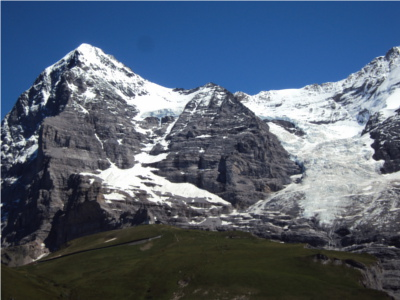
%> input picture XLA_NC/BaoCao/BaoCao/Code/Code8_2_2/1.JPG, 400 x 300 px
$ octave code8_2_2.m   (GNU Octave 9; MATLAB toolbox functions it lacks are replaced by stand-ins)
%> lines starting %> are read from the running program, lines starting %| are printed output that depends on the picture
%%%%%%%%%%%%%%%%%%%%%%%%%%
clear all;
clc;
A1=imread('1.jpg');
%> A1 is the input picture: size 300x400x3 uint8; mean R, G, B 82.9, 95.7, 113.4
subplot(1, 2, 1), imshow(A1)
title(' Source Image A')
B1=imread('2.jpg');
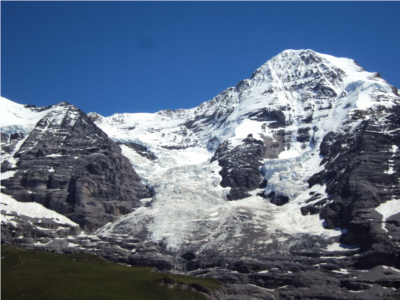
%> input picture XLA_NC/BaoCao/BaoCao/Code/Code8_2_2/2.JPG, 400 x 300 px
%> B1 is the input picture: size 300x400x3 uint8; mean R, G, B 93, 108.6, 131
subplot(1, 2, 2), imshow(B1)
title('Source Image B')

[x,y,rgb]=size(A1);
%> x = 300; y = 400; rgb = 3
% covert jpg to gray
A = rgb2gray(A1);
B = rgb2gray(B1);
%%%%%%%%%%%%%%%%%%%%%%%%%%
[high, wid] = size(A);
%> high = 300; wid = 400
A1=double(A);
%> A1: size 300x400 double
B1=double(B);
%> B1: size 300x400 double
% sub_A=A1(high/2-39:high/2,3*wid/4:3*wid/4+39);
sub_A=A1(high/2-39:high/2,end-39:end);
sub_B1=B1(11:50, 11:50);
mod1=sub_A - sub_B1;
mat1=sum(sum(mod1 .* mod1));
%> mat1 = 10323164
mat_best = mat1;
%> mat_best = 10323164
for x1 = 1:40:wid - 40
    for y1 = 1:40:high - 40
        sub_B = B1(y1:y1 + 39, x1:x1 + 39);
        mod = sub_A - sub_B;
        mat = sum(sum(mod .* mod));
        if mat <= mat_best
            mat_best = mat;
            xx = x1;
            yy = y1;
        end
    end
end
%> after the loop, mat_best = 7639441; xx = 201; yy = 41
x = xx; % custom settings
%> x = 201
y = yy;
%> y = 41
for x2 = xx - 40:xx
    for y2 = yy - 20:yy + 80
        sub_B2 = B1(y2:y2 + 39, x2:x2 + 39);
        mod2 = sub_A - sub_B2;
        mat2 = sum(sum(mod2 .* mod2));
        if mat2 <= mat_best
            mat_best = mat2;
            x = x2;
            y = y2;
        end
    end
end
%> this loop made 41 passes
%> after the loop, mat_best = 7267469; x = 161; y = 67
% [4 lines of commented-out code are left out]
%%%%%%%%%%%%%%%%%%%%%%%%%%
x = 50; y = 1;
zz = 0;
%************************
if y == 0
    zz = 1;
    AA = A(1:high - 1, 1:3 * wid / 4);
    BB = B(1:high - 1, 1:wid - 1);
else
    if y >= high / 2
        zz = 2;
        AA = A(1:high - y, 1:3 * wid / 4);
        BB = B(y:high - 1, x:wid - 1);
    else
        zz = 3;
        yy = y;
        xx=x;
        AA = A(y:high - 1, 1:3 * wid / 4);
        BB = B(y:high - y, x:wid - 20);
    end
end

C = [AA BB];
%imwrite(C,'Directly stitched image 34.bmp');
figure, imshow(C)
title(' Directly stitched image')
if y == 0
    A2 = A(1:high - 1, :);
    B2 = B(1:high, :);
else
    if y>=50
        A2=A(1:high - y, :);
        B2=B(y:high - 1, :);
    else
        A2=A(y:high - 1, :);
        B2=B(1:high - y, :);
    end
end

x = 140; %************************
[high2, wid2] = size(A2);
%> high2 = 299; wid2 = 400
a1 = A2(1:high2, wid - x + 1:wid);
b1 = B2(1:high2, 1:x);
a = double(a1);

b = double(b1);
d1O = linspace(1, 0, x);
d = 1:high2;
%> d = 299 values from 1 to 299
d1 = d1O';
[X1, y1] = meshgrid(d1, d);
im1 = a .* X1; %************************
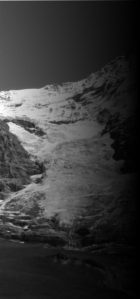
%> im1: size 299x140 double; min 0, max 254, mean 55.8
d20 = linspace(0, 1, x);
d2 = d20';
[X2, y2] = meshgrid(d2, d);
im2 = b .* X2;
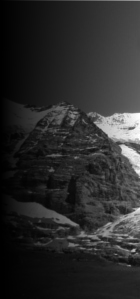
%> im2: size 299x140 double; min 0, max 254, mean 44.2
im11 = uint8(im1);
im22 = uint8(im2);
im3 = imadd(im11, im22);
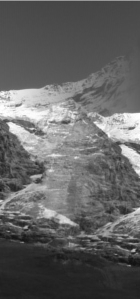
%> im3: size 299x140 uint8; min 17, max 255, mean 100
figure, imshow(im3)
title('Fusion zone with gradated')
a_b = imadd(im11, im22);
aa = A2(1:high2, 1:wid - x);
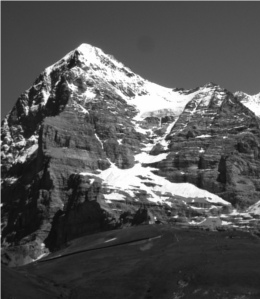
%> aa: size 299x260 uint8; min 10, max 255, mean 83.9
bb = B2(1:high2, x:wid);
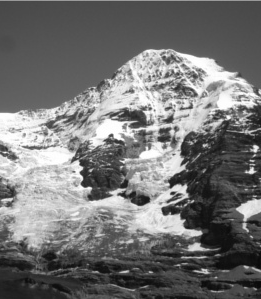
%> bb: size 299x261 uint8; min 8, max 255, mean 116.2
%D2=[aa a_b bb];
D2 = [aa(:, 1:wid2 - x) a_b bb]; %************************
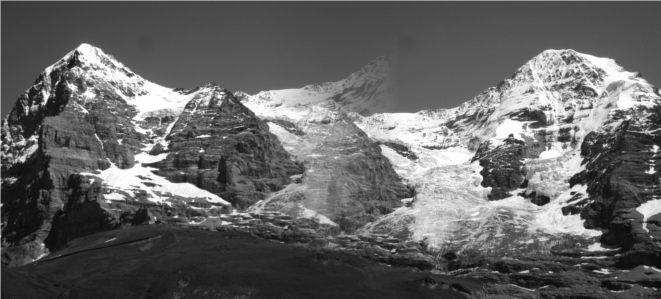
%> D2: size 299x661 uint8; min 8, max 255, mean 100.1

imwrite(D2, 'Result_8_2_2.bmp');
figure, imshow(D2)
title('Image with gradated');
